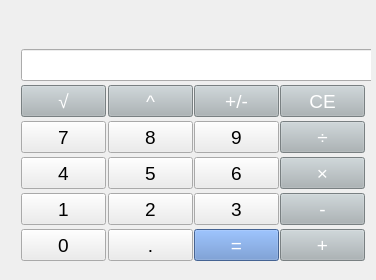
<?xml version="1.0" encoding="UTF-8"?>
<ui version="4.0">
 <class>calculator</class>
 <widget class="QMainWindow" name="calculator">
  <property name="geometry">
   <rect>
    <x>0</x>
    <y>0</y>
    <width>376</width>
    <height>280</height>
   </rect>
  </property>
  <property name="minimumSize">
   <size>
    <width>376</width>
    <height>280</height>
   </size>
  </property>
  <property name="maximumSize">
   <size>
    <width>376</width>
    <height>280</height>
   </size>
  </property>
  <property name="windowTitle">
   <string>Calculator</string>
  </property>
  <widget class="QWidget" name="centralWidget">
   <widget class="QWidget" name="gridLayoutWidget">
    <property name="geometry">
     <rect>
      <x>10</x>
      <y>10</y>
      <width>361</width>
      <height>261</height>
     </rect>
    </property>
    <layout class="QGridLayout" name="gridLayout">
     <property name="sizeConstraint">
      <enum>QLayout::SetMaximumSize</enum>
     </property>
     <item row="4" column="0">
      <widget class="QPushButton" name="button_7">
       <property name="minimumSize">
        <size>
         <width>85</width>
         <height>32</height>
        </size>
       </property>
       <property name="maximumSize">
        <size>
         <width>85</width>
         <height>32</height>
        </size>
       </property>
       <property name="font">
        <font>
         <pointsize>14</pointsize>
         <weight>50</weight>
         <italic>false</italic>
         <bold>false</bold>
        </font>
       </property>
       <property name="styleSheet">
        <string notr="true">background-color: #ECECEC;</string>
       </property>
       <property name="text">
        <string>7</string>
       </property>
      </widget>
     </item>
     <item row="4" column="1">
      <widget class="QPushButton" name="button_8">
       <property name="minimumSize">
        <size>
         <width>85</width>
         <height>32</height>
        </size>
       </property>
       <property name="maximumSize">
        <size>
         <width>85</width>
         <height>32</height>
        </size>
       </property>
       <property name="font">
        <font>
         <pointsize>14</pointsize>
         <weight>50</weight>
         <italic>false</italic>
         <bold>false</bold>
        </font>
       </property>
       <property name="styleSheet">
        <string notr="true">background-color: #ECECEC;</string>
       </property>
       <property name="text">
        <string>8</string>
       </property>
      </widget>
     </item>
     <item row="5" column="1">
      <widget class="QPushButton" name="button_5">
       <property name="minimumSize">
        <size>
         <width>85</width>
         <height>32</height>
        </size>
       </property>
       <property name="maximumSize">
        <size>
         <width>85</width>
         <height>32</height>
        </size>
       </property>
       <property name="font">
        <font>
         <pointsize>14</pointsize>
         <weight>50</weight>
         <italic>false</italic>
         <bold>false</bold>
        </font>
       </property>
       <property name="styleSheet">
        <string notr="true">background-color: #ECECEC;</string>
       </property>
       <property name="text">
        <string>5</string>
       </property>
      </widget>
     </item>
     <item row="7" column="3">
      <widget class="QPushButton" name="button_minus">
       <property name="minimumSize">
        <size>
         <width>85</width>
         <height>32</height>
        </size>
       </property>
       <property name="maximumSize">
        <size>
         <width>85</width>
         <height>32</height>
        </size>
       </property>
       <property name="font">
        <font>
         <pointsize>14</pointsize>
         <weight>50</weight>
         <italic>false</italic>
         <bold>false</bold>
        </font>
       </property>
       <property name="styleSheet">
        <string notr="true">color: #fff;
background-color: #AAB3B6;</string>
       </property>
       <property name="text">
        <string>-</string>
       </property>
      </widget>
     </item>
     <item row="7" column="2">
      <widget class="QPushButton" name="button_3">
       <property name="minimumSize">
        <size>
         <width>85</width>
         <height>32</height>
        </size>
       </property>
       <property name="maximumSize">
        <size>
         <width>85</width>
         <height>32</height>
        </size>
       </property>
       <property name="font">
        <font>
         <pointsize>14</pointsize>
         <weight>50</weight>
         <italic>false</italic>
         <bold>false</bold>
        </font>
       </property>
       <property name="styleSheet">
        <string notr="true">background-color: #ECECEC;</string>
       </property>
       <property name="text">
        <string>3</string>
       </property>
      </widget>
     </item>
     <item row="3" column="3">
      <widget class="QPushButton" name="button_ce">
       <property name="minimumSize">
        <size>
         <width>85</width>
         <height>32</height>
        </size>
       </property>
       <property name="maximumSize">
        <size>
         <width>85</width>
         <height>32</height>
        </size>
       </property>
       <property name="font">
        <font>
         <pointsize>14</pointsize>
         <weight>50</weight>
         <italic>false</italic>
         <bold>false</bold>
        </font>
       </property>
       <property name="styleSheet">
        <string notr="true">color: #fff;
background-color: #AAB3B6;</string>
       </property>
       <property name="text">
        <string>CE</string>
       </property>
      </widget>
     </item>
     <item row="5" column="0">
      <widget class="QPushButton" name="button_4">
       <property name="minimumSize">
        <size>
         <width>85</width>
         <height>32</height>
        </size>
       </property>
       <property name="maximumSize">
        <size>
         <width>85</width>
         <height>32</height>
        </size>
       </property>
       <property name="font">
        <font>
         <pointsize>14</pointsize>
         <weight>50</weight>
         <italic>false</italic>
         <bold>false</bold>
        </font>
       </property>
       <property name="styleSheet">
        <string notr="true">background-color: #ECECEC;</string>
       </property>
       <property name="text">
        <string>4</string>
       </property>
      </widget>
     </item>
     <item row="8" column="3">
      <widget class="QPushButton" name="button_plus">
       <property name="minimumSize">
        <size>
         <width>85</width>
         <height>32</height>
        </size>
       </property>
       <property name="maximumSize">
        <size>
         <width>85</width>
         <height>32</height>
        </size>
       </property>
       <property name="font">
        <font>
         <pointsize>14</pointsize>
         <weight>50</weight>
         <italic>false</italic>
         <bold>false</bold>
        </font>
       </property>
       <property name="styleSheet">
        <string notr="true">color: #fff;
background-color: #AAB3B6;</string>
       </property>
       <property name="text">
        <string>+</string>
       </property>
      </widget>
     </item>
     <item row="5" column="3">
      <widget class="QPushButton" name="button_multiply">
       <property name="minimumSize">
        <size>
         <width>85</width>
         <height>32</height>
        </size>
       </property>
       <property name="maximumSize">
        <size>
         <width>85</width>
         <height>32</height>
        </size>
       </property>
       <property name="font">
        <font>
         <pointsize>14</pointsize>
         <weight>50</weight>
         <italic>false</italic>
         <bold>false</bold>
        </font>
       </property>
       <property name="styleSheet">
        <string notr="true">color: #fff;
background-color: #AAB3B6;</string>
       </property>
       <property name="text">
        <string>×</string>
       </property>
      </widget>
     </item>
     <item row="4" column="3">
      <widget class="QPushButton" name="button_divide">
       <property name="minimumSize">
        <size>
         <width>85</width>
         <height>32</height>
        </size>
       </property>
       <property name="maximumSize">
        <size>
         <width>85</width>
         <height>32</height>
        </size>
       </property>
       <property name="font">
        <font>
         <pointsize>14</pointsize>
         <weight>50</weight>
         <italic>false</italic>
         <bold>false</bold>
        </font>
       </property>
       <property name="styleSheet">
        <string notr="true">color: #fff;
background-color: #AAB3B6;</string>
       </property>
       <property name="text">
        <string>÷</string>
       </property>
      </widget>
     </item>
     <item row="3" column="1">
      <widget class="QPushButton" name="button_power">
       <property name="minimumSize">
        <size>
         <width>85</width>
         <height>32</height>
        </size>
       </property>
       <property name="maximumSize">
        <size>
         <width>85</width>
         <height>32</height>
        </size>
       </property>
       <property name="font">
        <font>
         <pointsize>14</pointsize>
         <weight>50</weight>
         <italic>false</italic>
         <bold>false</bold>
        </font>
       </property>
       <property name="styleSheet">
        <string notr="true">color: #fff;
background-color: #AAB3B6;</string>
       </property>
       <property name="text">
        <string>^</string>
       </property>
      </widget>
     </item>
     <item row="8" column="2">
      <widget class="QPushButton" name="button_equal">
       <property name="minimumSize">
        <size>
         <width>85</width>
         <height>32</height>
        </size>
       </property>
       <property name="maximumSize">
        <size>
         <width>85</width>
         <height>32</height>
        </size>
       </property>
       <property name="font">
        <font>
         <pointsize>14</pointsize>
         <weight>50</weight>
         <italic>false</italic>
         <bold>false</bold>
        </font>
       </property>
       <property name="styleSheet">
        <string notr="true">color: #fff;
background-color: #608BCC;</string>
       </property>
       <property name="text">
        <string>=</string>
       </property>
      </widget>
     </item>
     <item row="3" column="0">
      <widget class="QPushButton" name="button_sqrt">
       <property name="minimumSize">
        <size>
         <width>85</width>
         <height>32</height>
        </size>
       </property>
       <property name="maximumSize">
        <size>
         <width>85</width>
         <height>32</height>
        </size>
       </property>
       <property name="font">
        <font>
         <pointsize>14</pointsize>
         <weight>50</weight>
         <italic>false</italic>
         <bold>false</bold>
        </font>
       </property>
       <property name="styleSheet">
        <string notr="true">color: #fff;
background-color: #AAB3B6;</string>
       </property>
       <property name="text">
        <string>√</string>
       </property>
      </widget>
     </item>
     <item row="7" column="1">
      <widget class="QPushButton" name="button_2">
       <property name="minimumSize">
        <size>
         <width>85</width>
         <height>32</height>
        </size>
       </property>
       <property name="maximumSize">
        <size>
         <width>85</width>
         <height>32</height>
        </size>
       </property>
       <property name="font">
        <font>
         <pointsize>14</pointsize>
         <weight>50</weight>
         <italic>false</italic>
         <bold>false</bold>
        </font>
       </property>
       <property name="styleSheet">
        <string notr="true">background-color: #ECECEC;</string>
       </property>
       <property name="text">
        <string>2</string>
       </property>
      </widget>
     </item>
     <item row="8" column="0">
      <widget class="QPushButton" name="button_0">
       <property name="minimumSize">
        <size>
         <width>85</width>
         <height>32</height>
        </size>
       </property>
       <property name="maximumSize">
        <size>
         <width>85</width>
         <height>32</height>
        </size>
       </property>
       <property name="font">
        <font>
         <pointsize>14</pointsize>
        </font>
       </property>
       <property name="styleSheet">
        <string notr="true">background-color: #ECECEC;</string>
       </property>
       <property name="text">
        <string>0</string>
       </property>
      </widget>
     </item>
     <item row="7" column="0">
      <widget class="QPushButton" name="button_1">
       <property name="sizePolicy">
        <sizepolicy hsizetype="Minimum" vsizetype="Fixed">
         <horstretch>0</horstretch>
         <verstretch>0</verstretch>
        </sizepolicy>
       </property>
       <property name="minimumSize">
        <size>
         <width>85</width>
         <height>32</height>
        </size>
       </property>
       <property name="maximumSize">
        <size>
         <width>85</width>
         <height>32</height>
        </size>
       </property>
       <property name="font">
        <font>
         <pointsize>14</pointsize>
         <weight>50</weight>
         <italic>false</italic>
         <bold>false</bold>
        </font>
       </property>
       <property name="styleSheet">
        <string notr="true">background-color: #ECECEC;</string>
       </property>
       <property name="text">
        <string>1</string>
       </property>
      </widget>
     </item>
     <item row="0" column="0" rowspan="2" colspan="4">
      <widget class="QLabel" name="label">
       <property name="font">
        <font>
         <family>Andale Mono</family>
         <pointsize>14</pointsize>
        </font>
       </property>
       <property name="layoutDirection">
        <enum>Qt::LeftToRight</enum>
       </property>
       <property name="text">
        <string/>
       </property>
       <property name="alignment">
        <set>Qt::AlignRight|Qt::AlignTrailing|Qt::AlignVCenter</set>
       </property>
      </widget>
     </item>
     <item row="5" column="2">
      <widget class="QPushButton" name="button_6">
       <property name="minimumSize">
        <size>
         <width>85</width>
         <height>32</height>
        </size>
       </property>
       <property name="maximumSize">
        <size>
         <width>85</width>
         <height>32</height>
        </size>
       </property>
       <property name="font">
        <font>
         <pointsize>14</pointsize>
         <weight>50</weight>
         <italic>false</italic>
         <bold>false</bold>
        </font>
       </property>
       <property name="styleSheet">
        <string notr="true">background-color: #ECECEC;</string>
       </property>
       <property name="text">
        <string>6</string>
       </property>
      </widget>
     </item>
     <item row="8" column="1">
      <widget class="QPushButton" name="button_dot">
       <property name="minimumSize">
        <size>
         <width>85</width>
         <height>32</height>
        </size>
       </property>
       <property name="maximumSize">
        <size>
         <width>85</width>
         <height>32</height>
        </size>
       </property>
       <property name="font">
        <font>
         <pointsize>14</pointsize>
         <weight>50</weight>
         <italic>false</italic>
         <bold>false</bold>
        </font>
       </property>
       <property name="styleSheet">
        <string notr="true">background-color: #ECECEC;</string>
       </property>
       <property name="text">
        <string>.</string>
       </property>
      </widget>
     </item>
     <item row="2" column="0" colspan="4">
      <widget class="QLineEdit" name="lineEdit">
       <property name="minimumSize">
        <size>
         <width>358</width>
         <height>32</height>
        </size>
       </property>
       <property name="maximumSize">
        <size>
         <width>356</width>
         <height>32</height>
        </size>
       </property>
       <property name="font">
        <font>
         <family>Andale Mono</family>
         <pointsize>14</pointsize>
        </font>
       </property>
       <property name="cursor">
        <cursorShape>BlankCursor</cursorShape>
       </property>
       <property name="layoutDirection">
        <enum>Qt::LeftToRight</enum>
       </property>
       <property name="text">
        <string/>
       </property>
       <property name="alignment">
        <set>Qt::AlignRight|Qt::AlignTrailing|Qt::AlignVCenter</set>
       </property>
      </widget>
     </item>
     <item row="3" column="2">
      <widget class="QPushButton" name="button_sign">
       <property name="minimumSize">
        <size>
         <width>85</width>
         <height>32</height>
        </size>
       </property>
       <property name="maximumSize">
        <size>
         <width>85</width>
         <height>32</height>
        </size>
       </property>
       <property name="font">
        <font>
         <pointsize>14</pointsize>
         <weight>50</weight>
         <italic>false</italic>
         <bold>false</bold>
        </font>
       </property>
       <property name="styleSheet">
        <string notr="true">color: #fff;
background-color: #AAB3B6;</string>
       </property>
       <property name="text">
        <string>+/-</string>
       </property>
      </widget>
     </item>
     <item row="4" column="2">
      <widget class="QPushButton" name="button_9">
       <property name="minimumSize">
        <size>
         <width>85</width>
         <height>32</height>
        </size>
       </property>
       <property name="maximumSize">
        <size>
         <width>85</width>
         <height>32</height>
        </size>
       </property>
       <property name="font">
        <font>
         <pointsize>14</pointsize>
         <weight>50</weight>
         <italic>false</italic>
         <bold>false</bold>
        </font>
       </property>
       <property name="styleSheet">
        <string notr="true">background-color: #ECECEC;</string>
       </property>
       <property name="text">
        <string>9</string>
       </property>
      </widget>
     </item>
    </layout>
   </widget>
  </widget>
 </widget>
 <layoutdefault spacing="6" margin="11"/>
 <resources/>
 <connections/>
</ui>
